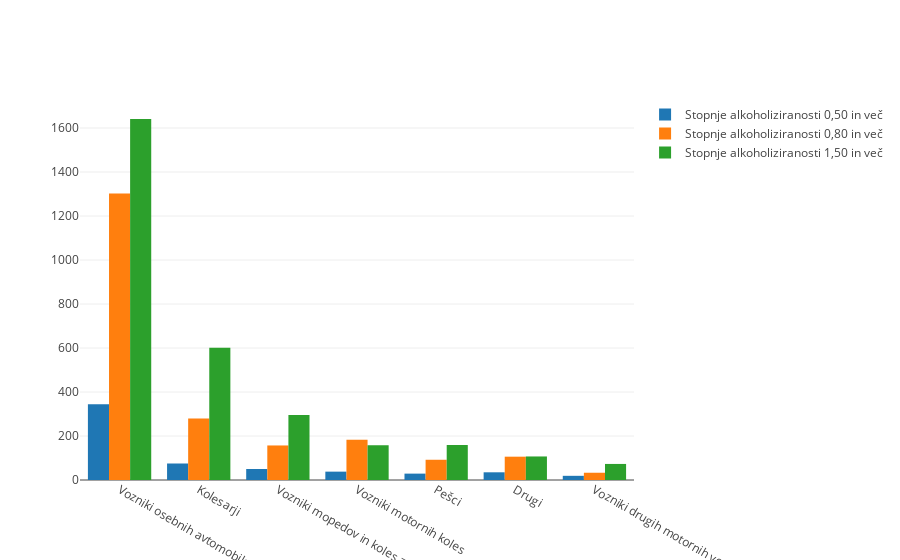

Notebook source saved alongside this figure:
### Code cell
trace1 = go.Bar(
    x=alko_sum["kategorija"],
    y=alko_sum["alko_05"],
    name='Stopnje alkoholiziranosti 0,50 in več'
)
trace2 = go.Bar(
    x=alko_sum["kategorija"],
    y=alko_sum["alko_08"],
    name='Stopnje alkoholiziranosti 0,80 in več'
)
trace3 = go.Bar(
    x=alko_sum["kategorija"],
    y=alko_sum["alko_15"],
    name='Stopnje alkoholiziranosti 1,50 in več'
)

data = [trace1, trace2, trace3]
layout = go.Layout(
    barmode='group'
)

fig = go.Figure(data=data, layout=layout)
iplot(fig, filename='grouped-bar')

### Figure 1 — Plotly figure (JSON) as saved in the notebook; plotly's stock layout.template omitted (floating-point values rounded to 4 significant figures)
{"data": [{"name": "Stopnje alkoholiziranosti 0,50 in več", "type": "bar", "x": ["Vozniki osebnih avtomobilov", "Kolesarji", "Vozniki mopedov in koles z motorjem", "Vozniki motornih koles", "Pešci", "Drugi", "Vozniki drugih motornih vozil"], "y": [344, 75, 50, 38, 29, 35, 19]}, {"name": "Stopnje alkoholiziranosti 0,80 in več", "type": "bar", "x": ["Vozniki osebnih avtomobilov", "Kolesarji", "Vozniki mopedov in koles z motorjem", "Vozniki motornih koles", "Pešci", "Drugi", "Vozniki drugih motornih vozil"], "y": [1302, 280, 157, 183, 92, 106, 33]}, {"name": "Stopnje alkoholiziranosti 1,50 in več", "type": "bar", "x": ["Vozniki osebnih avtomobilov", "Kolesarji", "Vozniki mopedov in koles z motorjem", "Vozniki motornih koles", "Pešci", "Drugi", "Vozniki drugih motornih vozil"], "y": [1641, 601, 296, 158, 159, 107, 73]}], "layout": {"barmode": "group"}}
